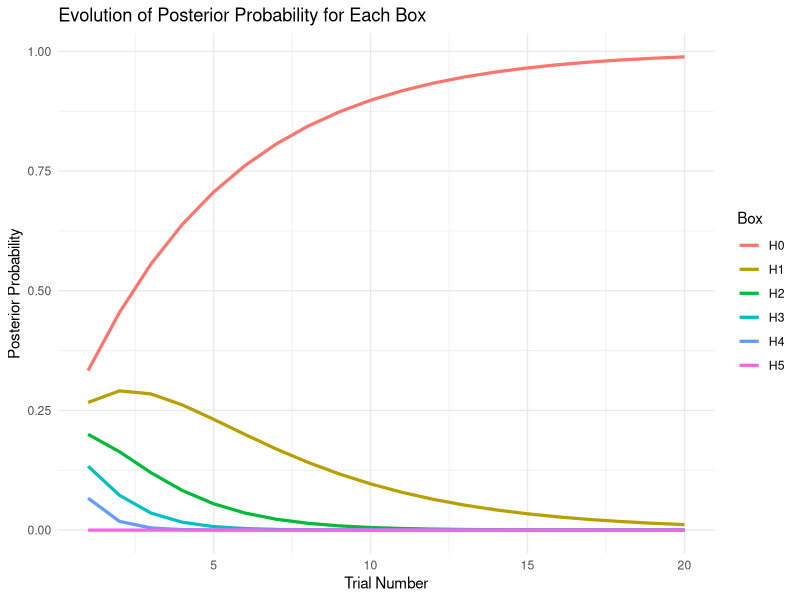

Source code (R):
set.seed(42)  

black_counts <- c(5, 4, 3, 2, 1, 0)
total_balls <- 5
box_labels <- paste0("H", 0:5)

true_box <- sample(1:6, 1) 
cat("The true box is:", box_labels[true_box], "(hidden from model)\n\n")

# Prior probabilities (uniform)
priors <- rep(1/6, 6)

belief_history <- matrix(NA, nrow = 0, ncol = 6)
colnames(belief_history) <- box_labels

observations <- c()

# trials
num_trials <- 20
for (trial in 1:num_trials) {
  num_black <- black_counts[true_box]
  ball <- sample(c("black", "white"), size = 1, prob = c(num_black, total_balls - num_black) / total_balls)
  observations <- c(observations, ball)
  
  # Bayesian update
  likelihoods <- sapply(black_counts, function(b) {
    prob_black <- b / total_balls
    prod(ifelse(observations == "black", prob_black, 1 - prob_black))
  })
  
  # Bayes: posterior ∝ prior × likelihood
  unnorm_posteriors <- priors * likelihoods
  posteriors <- unnorm_posteriors / sum(unnorm_posteriors)

  cat(sprintf("Trial %d - Drew a %s ball\n", trial, ball))
  cat("Posterior probabilities:\n")
  for (i in 1:6) {
    cat(sprintf("%s: %.4f  ", box_labels[i], posteriors[i]))
  }
  cat("\n\n")

  belief_history <- rbind(belief_history, posteriors)
}

library(ggplot2)
library(reshape2)

belief_df <- as.data.frame(belief_history)
belief_df$Trial <- 1:nrow(belief_df)
belief_long <- melt(belief_df, id.vars = "Trial", variable.name = "Box", value.name = "Probability")

ggplot(belief_long, aes(x = Trial, y = Probability, color = Box)) +
  geom_line(size = 1.1) +
  labs(
    title = "Evolution of Posterior Probability for Each Box",
    x = "Trial Number",
    y = "Posterior Probability"
  ) +
  theme_minimal()
